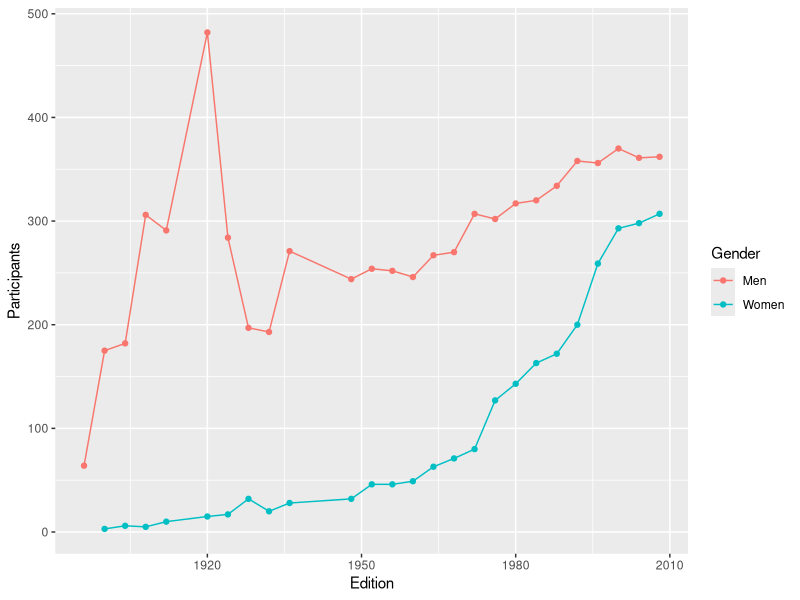

R code for this plot:
install.packages('ggplot2')
require(ggplot2)
data=read.csv("olympics.csv")
data_gold=data[data$Medal=='Gold',]
data_gold$Participants=1
data_sum=aggregate(Participants~Edition+Gender, data_gold, sum)
ggplot(data_sum, aes(Edition, Participants,colour=Gender)) + geom_line() + geom_point()
